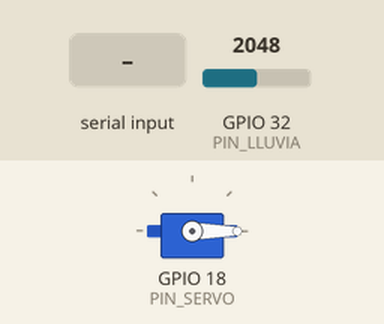
Simulated run of this sketch. Board: ESP32. Shown: servo. Inputs (shaded band) come from the test bench; at power-on: GPIO 32 (PIN_LLUVIA) = 2048 (analog values on the 0–4095 scale). What the sketch prints to the serial monitor is not drawn.

Above: at 1.2 s.
1.3 s: "90,45\n" received over Serial
At 2.07 s:
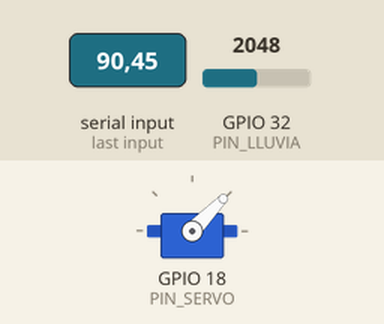
At 3.3 s:
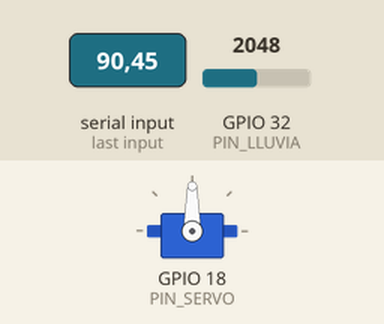
4.8 s: "200\n" received over Serial
At 7.2 s:
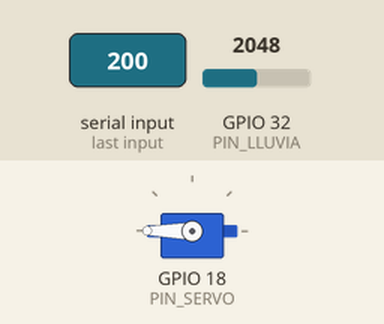
Timing chart, 0 to 8.7 s (numbered marks = the images above; inputs shaded):
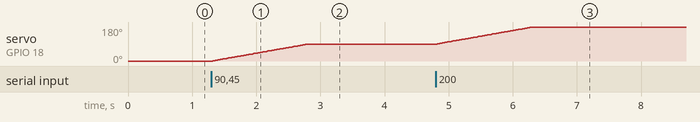

The sketch:

prueba_servo.ino
```cpp
// =====================================================================
// U Farm - PRUEBA DEL SERVO Y DEL SENSOR DE LLUVIA (sin internet)
// Úsenlo antes que controlador_vidrios.ino.
//
// 1. MONTAJE: al encender, el servo va a 0° y se queda ahí. Con el
//    vidrio en posición CERRADA, coloquen el engrane ya engranado en la
//    cremallera y atorníllenlo al servo.
// 2. PRUEBA: abran el Monitor Serie (115200 baudios, "Nueva línea") y
//    escriban:
//       un número (0 a 180) -> el servo va a ese ángulo, despacio
//       a -> abre el vidrio a velocidad constante (x = v·t)
//       c -> lo cierra
//    Midan con una regla cuánto avanzó el vidrio en cada ángulo.
//    Debe cumplirse x = r · θ (θ en radianes).
// 3. LLUVIA: cada segundo se muestra la lectura del sensor de lluvia.
//    Anoten el número seco y con unas gotas, y pongan un valor intermedio
//    en UMBRAL_LLUVIA de controlador_vidrios.ino.
//
// Librería: "ESP32Servo" de Kevin Harrington.
// =====================================================================

#include <ESP32Servo.h>

const int PIN_SERVO  = 18;
const int PIN_LLUVIA = 32;
const float RADIO_CM      = 3.0;
const float RECORRIDO_CM  = 9.0;
const float VELOCIDAD_CMS = 1.0;
const float ANGULO_MAXIMO = (RECORRIDO_CM / RADIO_CM) * 180.0 / PI;   // ≈ 172°

Servo servo;
float angulo = 0;

void irA(float destino, float gradosPorSegundo) {
  destino = constrain(destino, 0, 180);
  float inicio = angulo;
  unsigned long t0 = millis();
  float duracion = fabs(destino - inicio) / gradosPorSegundo;
  while (true) {
    float t = (millis() - t0) / 1000.0;
    if (t >= duracion) break;
    angulo = inicio + (destino - inicio) * (t / duracion);   // lineal en t
    servo.writeMicroseconds(map((long)(angulo * 100), 0, 18000, 500, 2400));
    delay(20);
  }
  angulo = destino;
  servo.writeMicroseconds(map((long)(angulo * 100), 0, 18000, 500, 2400));
  float x = RADIO_CM * angulo * PI / 180.0;
  Serial.printf("Ángulo: %.0f°  ->  x = r·θ = %.2f cm\n", angulo, x);
}

void setup() {
  Serial.begin(115200);
  ESP32PWM::allocateTimer(0);
  servo.setPeriodHertz(50);
  servo.attach(PIN_SERVO, 500, 2400);
  servo.writeMicroseconds(500);   // 0°
  analogReadResolution(12);
  Serial.println("Servo en 0°. Escriban un ángulo, 'a' para abrir o 'c' para cerrar.");
  Serial.printf("Ángulo para abrir %.1f cm: %.0f°\n", RECORRIDO_CM, ANGULO_MAXIMO);
}

void loop() {
  // velocidad angular ω = v / r, en grados por segundo
  const float gradosPorSegundo = (VELOCIDAD_CMS / RADIO_CM) * 180.0 / PI;

  if (Serial.available()) {
    String linea = Serial.readStringUntil('\n');
    linea.trim();
    if (linea == "a") irA(ANGULO_MAXIMO, gradosPorSegundo);
    else if (linea == "c") irA(0, gradosPorSegundo);
    else if (linea.length() > 0) irA(linea.toFloat(), 60);
  }

  static unsigned long tLluvia = 0;
  if (millis() - tLluvia >= 1000) {
    tLluvia = millis();
    Serial.printf("Sensor de lluvia: %d\n", analogRead(PIN_LLUVIA));
  }
}
```

Measured:
- after the input at 1.3 s, servo on GPIO 18 (PIN_SERVO): moves from 0° to 90° over 1.5 s, starting at once
- after the input at 4.8 s, servo on GPIO 18 (PIN_SERVO): moves from 90° to 180° over 1.5 s, starting at once
